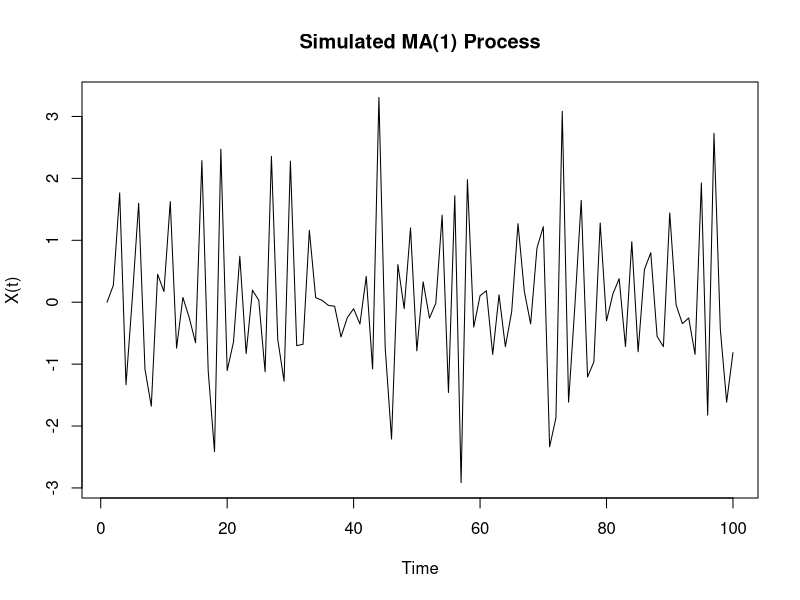
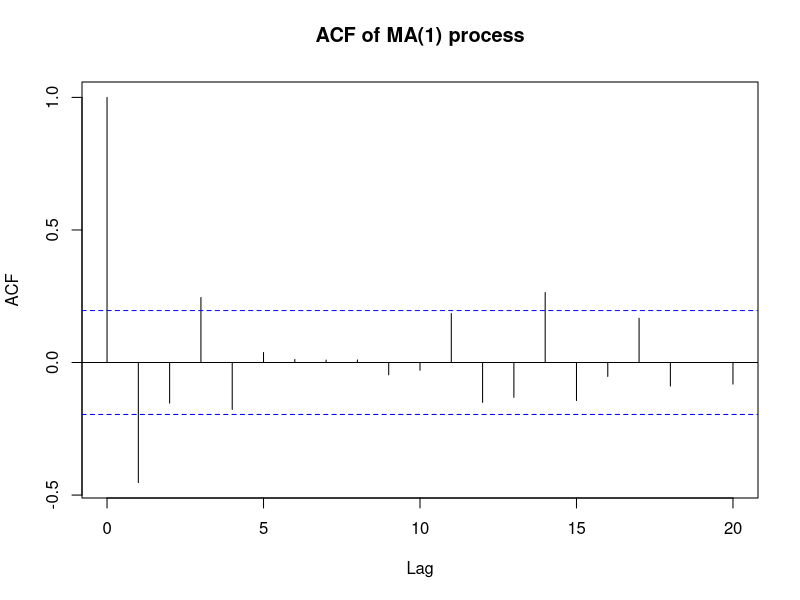
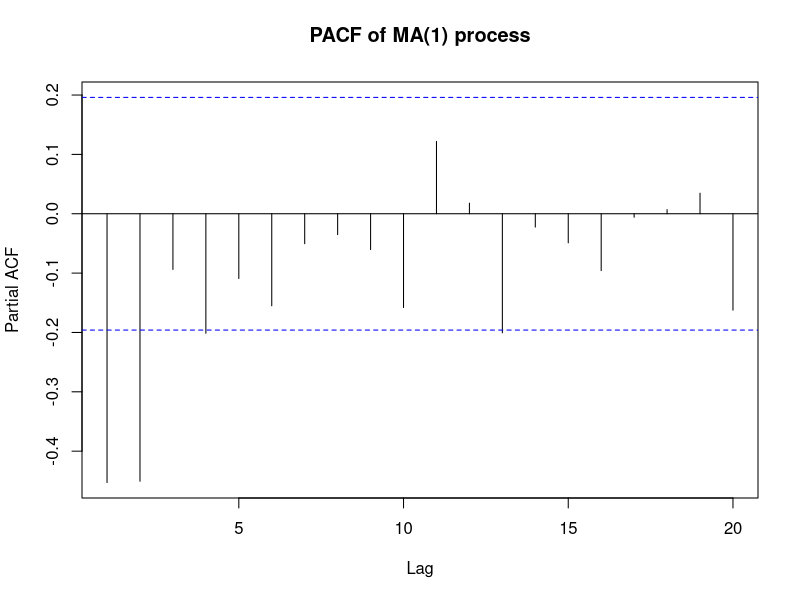

These figures' R source, in order: (Note: this script raises an error after producing the figures.)
# Load necessary library
library(forecast)

# Set seed for reproducibility
set.seed(123)

# Parameters
n <- 100  # Number of observations
theta <- -0.9  # MA(1) coefficient
sigma <- 1    # Standard deviation of the white noise

# Generate white noise series
epsilon <- rnorm(n, mean = 0, sd = sigma)

# Initialize the MA(1) series
X <- numeric(n)

# Generate the MA(1) process
for (t in 2:n) {
  X[t] <- epsilon[t] + theta * epsilon[t-1]
}

# Plot the generated MA(1) series
ts.plot(X, main = "Simulated MA(1) Process", ylab = "X(t)")

acf(X, main="ACF of MA(1) process")
pacf(X, main="PACF of MA(1) process")

# Optional: Use the arima.sim function for a more concise approach
ma1_process <- arima.sim(model = list(order = c(0, 0, 1), ma = theta), n = n, mean = mu, sd = sigma)
ts.plot(ma1_process, main = "Simulated MA(1) Process using arima.sim", ylab = "X(t)")